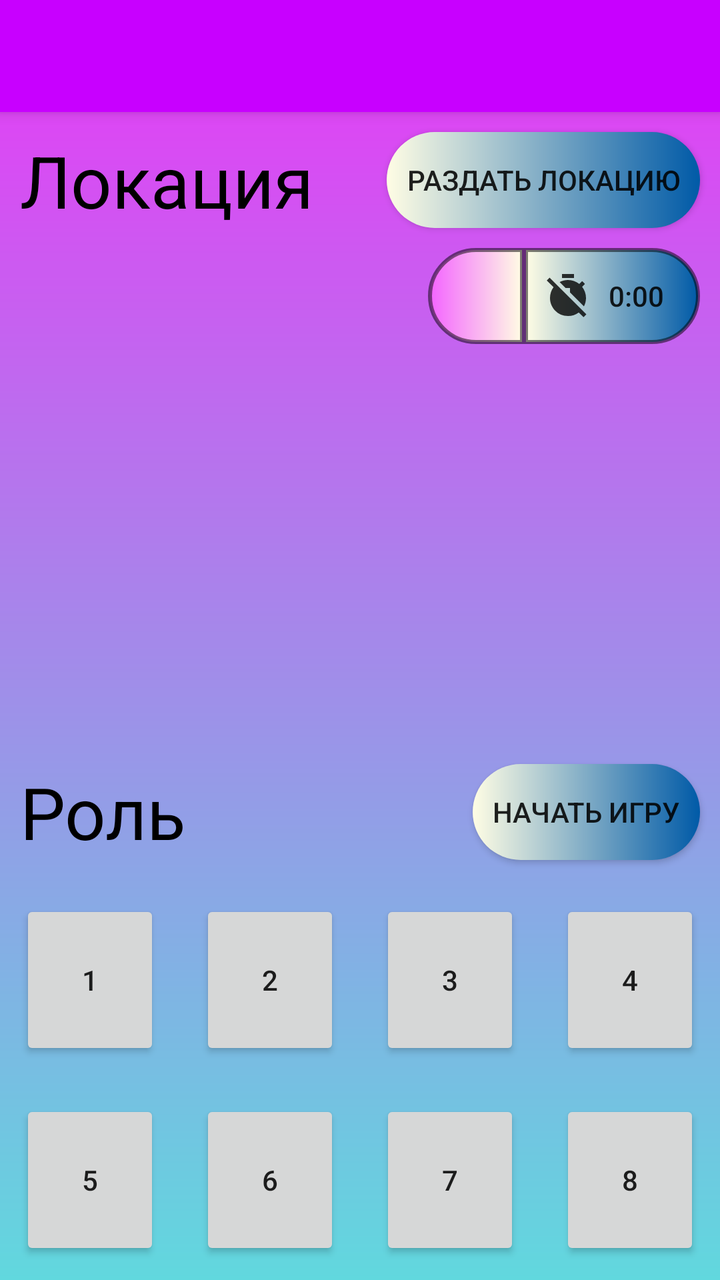
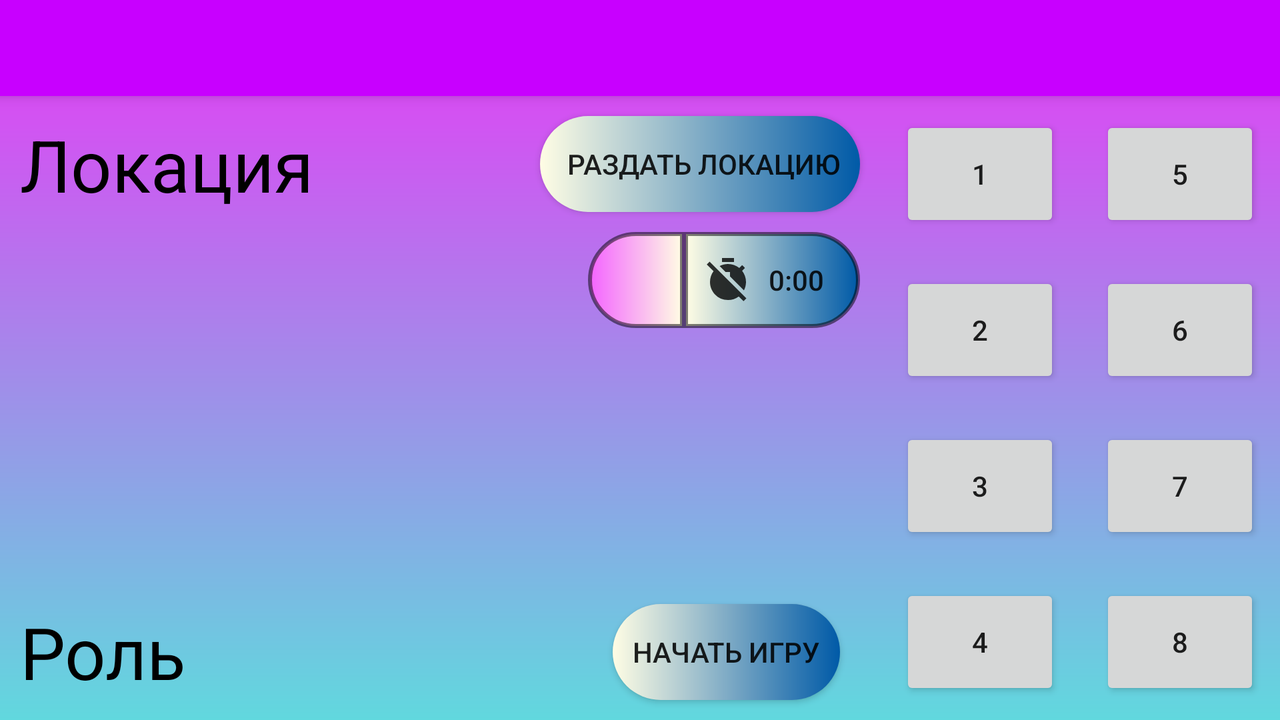

The same Android screen from two of the app's own layout files: first res/layout/ as a phone draws it, then the repository's variant for another configuration, drawn on a device whose configuration selects that folder. Both files follow.
<!-- AndroidManifest.xml: application theme AppTheme -->
<!-- res/layout/activity_main.xml -->
<?xml version="1.0" encoding="utf-8"?>
<RelativeLayout xmlns:android="http://schemas.android.com/apk/res/android"
    xmlns:app="http://schemas.android.com/apk/res-auto"
    android:layout_width="match_parent"
    android:layout_height="match_parent"
    android:background="@drawable/app_background">

    <include
        android:id="@+id/toolbar"
        layout="@layout/toolbar" />

    <ImageView
        android:id="@+id/imageViewSpy"
        android:layout_width="wrap_content"
        android:layout_height="wrap_content"
        android:layout_above="@+id/Buttons"
        android:layout_below="@+id/toolbar"
        android:layout_alignParentStart="true"
        android:layout_alignParentEnd="true"
        android:layout_marginStart="0dp"
        android:layout_marginTop="0dp"
        android:layout_marginEnd="0dp"
        android:layout_marginBottom="0dp"
        android:gravity="center"
        />

    <ImageView
        android:id="@+id/imageViewTimer"
        android:layout_width="match_parent"
        android:layout_height="wrap_content"
        android:layout_above="@+id/Buttons"
        android:layout_below="@+id/toolbar"
        android:layout_alignParentStart="true"
        android:layout_alignParentEnd="true"
        android:gravity="center" />

    <TextView
        android:id="@+id/locsWithoutPool"
        android:layout_width="wrap_content"
        android:layout_height="wrap_content"
        android:layout_above="@+id/Buttons"
        android:layout_below="@+id/toolbar"
        android:layout_alignParentStart="true"
        android:layout_alignParentEnd="true"
        android:layout_marginStart="0dp"
        android:layout_marginTop="0dp"
        android:layout_marginEnd="0dp"
        android:layout_marginBottom="0dp"
        android:gravity="center"
        android:textAlignment="center"
        android:textColor="#12000000"
        android:textSize="160sp" />

    <TextView
        android:id="@+id/textViewLoc"
        android:layout_width="wrap_content"
        android:layout_height="wrap_content"
        android:layout_below="@+id/toolbar"
        android:layout_alignParentStart="true"
        android:layout_marginStart="0dp"
        android:layout_marginTop="0dp"
        android:fontFamily="sans-serif"
        android:layout_margin="10dp"
        android:text="Локация"
        android:textColor="#000000"
        android:textSize="36sp" />

    <Button
        android:id="@+id/button_reset"
        android:layout_width="wrap_content"
        android:layout_height="wrap_content"
        android:layout_below="@+id/toolbar"
        android:layout_alignParentEnd="true"
        android:background="@drawable/button_others"
        android:padding="10dp"
        android:layout_marginStart="10dp"
        android:layout_marginTop="10dp"
        android:layout_marginEnd="10dp"
        android:drawableStart="@drawable/ic_cycle"
        android:text="@string/button_reset_text" />

    <Button
        android:id="@+id/buttonTimer"
        android:layout_width="wrap_content"
        android:layout_height="wrap_content"
        android:layout_below="@id/button_reset"
        android:layout_alignParentEnd="true"
        android:layout_marginTop="10dp"
        android:layout_marginEnd="10dp"
        android:layout_marginBottom="10dp"
        android:background="@drawable/button_timer_right"
        android:drawableStart="@drawable/ic_timer_off"
        android:padding="10dp"
        android:text="@string/timer" />

    <ImageButton
        android:id="@+id/imageButtonTimerPause"
        android:layout_width="48dp"
        android:layout_height="48dp"
        android:layout_below="@id/button_reset"
        android:layout_marginStart="10dp"
        android:layout_marginTop="10dp"
        android:layout_marginBottom="10dp"
        android:layout_toStartOf="@id/buttonTimer"
        android:background="@drawable/button_timer_left"
        app:srcCompat="@drawable/ic_timer_resume" />

    <Button
        android:id="@+id/button_start"
        android:layout_width="wrap_content"
        android:layout_height="wrap_content"
        android:layout_above="@+id/Buttons"

        android:layout_alignParentEnd="true"
        android:layout_marginStart="10dp"
        android:layout_marginTop="10dp"
        android:layout_marginEnd="10dp"
        android:layout_marginBottom="10dp"
        android:background="@drawable/button_others"
        android:padding="10dp"
        android:text="Начать игру" />

    <LinearLayout
        android:id="@+id/Buttons"
        android:layout_width="match_parent"
        android:layout_height="200dp"
        android:layout_alignParentBottom="true"
        android:layout_marginBottom="0dp"
        android:gravity="bottom"
        android:orientation="vertical">

        <LinearLayout
            style="@style/MyAwesomeStyle"
            android:orientation="horizontal">

            <Button
                android:id="@+id/button1"
                style="@style/MyAwesomeStyle"
                android:layout_margin="10dp"
                android:text="1" />

            <Button
                android:id="@+id/button2"
                style="@style/MyAwesomeStyle"
                android:layout_margin="10dp"
                android:text="2" />

            <Button
                android:id="@+id/button3"
                style="@style/MyAwesomeStyle"
                android:layout_margin="10dp"
                android:text="3" />

            <Button
                android:id="@+id/button4"
                style="@style/MyAwesomeStyle"
                android:layout_margin="10dp"
                android:text="4" />
        </LinearLayout>

        <LinearLayout
            style="@style/MyAwesomeStyle"
            android:orientation="horizontal">

            <Button
                android:id="@+id/button5"
                style="@style/MyAwesomeStyle"
                android:layout_margin="10dp"
                android:text="5" />

            <Button
                android:id="@+id/button6"
                style="@style/MyAwesomeStyle"
                android:layout_margin="10dp"
                android:text="6" />

            <Button
                android:id="@+id/button7"
                style="@style/MyAwesomeStyle"
                android:layout_margin="10dp"
                android:text="7" />

            <Button
                android:id="@+id/button8"
                style="@style/MyAwesomeStyle"
                android:layout_margin="10dp"
                android:text="8" />
        </LinearLayout>

    </LinearLayout>

    <TextView
        android:id="@+id/textViewProf"
        android:layout_width="wrap_content"
        android:layout_height="wrap_content"
        android:layout_above="@+id/Buttons"
        android:layout_alignParentStart="true"
        android:layout_margin="10dp"
        android:text="Роль"
        android:textColor="#000000"
        android:textSize="36sp" />

</RelativeLayout>
<!-- res/layout/toolbar.xml (included above) -->
<?xml version="1.0" encoding="utf-8"?>
<androidx.appcompat.widget.Toolbar xmlns:android="http://schemas.android.com/apk/res/android"
    android:layout_width="match_parent"
    android:layout_height="wrap_content"
    android:background="@color/colorPrimary"
    android:elevation="4dp"
    android:theme="@style/ThemeOverlay.AppCompat.Dark.ActionBar">

</androidx.appcompat.widget.Toolbar>
<!-- resources referenced by this layout -->
<resources>
  <color name="colorPrimary">#C800FF</color>
  <!-- drawable app_background (drawable) -->
  <?xml version="1.0" encoding="utf-8"?>
  <shape xmlns:android="http://schemas.android.com/apk/res/android">
      <gradient
          android:angle="90"
          android:endColor="#e839f6"
          android:startColor="#61d8de"
          android:type="linear"/>
  </shape>
  <!-- drawable button_others (drawable) -->
  <?xml version="1.0" encoding="utf-8"?>
  <shape xmlns:android="http://schemas.android.com/apk/res/android">
      <gradient
          android:angle="180"
          android:startColor="#005AA7"
          android:endColor="#FFFDE4"
          android:type="linear"/>
      <corners
          android:radius="200dp"
          />
  </shape>
  <!-- drawable button_timer_left (drawable) -->
  <?xml version="1.0" encoding="utf-8"?>
  <shape xmlns:android="http://schemas.android.com/apk/res/android">
      <gradient
          android:angle="180"
          android:startColor="#FFFDE4"
          android:endColor="#F464FF"
          android:type="linear"/>
      <corners
          android:bottomLeftRadius="200dp"
          android:topLeftRadius="200dp"
          />
      <stroke
          android:color="#81000000"
          android:width="2dp"/>
  </shape>
  <!-- drawable button_timer_right (drawable) -->
  <?xml version="1.0" encoding="utf-8"?>
  <shape xmlns:android="http://schemas.android.com/apk/res/android">
      <gradient
          android:angle="180"
          android:startColor="#005AA7"
          android:endColor="#FFFDE4"
          android:type="linear"/>
      <corners
          android:topRightRadius="200dp"
          android:bottomRightRadius="200dp"
          />
      <stroke
          android:color="#81000000"
          android:width="2dp"/>
  </shape>
  <!-- drawable ic_timer_off (drawable-anydpi) -->
  <vector xmlns:android="http://schemas.android.com/apk/res/android"
      android:width="24dp"
      android:height="24dp"
      android:viewportWidth="24"
      android:viewportHeight="24"
      android:tint="#000000"
      android:alpha="0.8">
    <path
        android:fillColor="@android:color/white"
        android:pathData="M9,1h6v2h-6z"/>
    <path
        android:fillColor="@android:color/white"
        android:pathData="M13,8v2.17l6.98,6.98C20.63,15.91 21,14.5 21,13c0,-2.12 -0.74,-4.07 -1.97,-5.61l1.42,-1.42c-0.43,-0.51 -0.9,-0.99 -1.41,-1.41l-1.42,1.42C16.07,4.74 14.12,4 12,4c-1.5,0 -2.91,0.37 -4.15,1.02L10.83,8H13z"/>
    <path
        android:fillColor="@android:color/white"
        android:pathData="M2.81,2.81L1.39,4.22l3.4,3.4C3.67,9.12 3,10.98 3,13c0,4.97 4.02,9 9,9c2.02,0 3.88,-0.67 5.38,-1.79l2.4,2.4l1.41,-1.41L2.81,2.81z"/>
  </vector>
  <string name="button_reset_text">Раздать локацию</string>
  <string name="timer">"0:00"</string>
  <style name="MyAwesomeStyle">
          <item name="android:layout_width">match_parent</item>
          <item name="android:layout_height">match_parent</item>
          <item name="android:layout_weight">1</item>
      </style>
  <style name="AppTheme" parent="Theme.AppCompat.Light.NoActionBar"> 
          
          <item name="colorPrimary">@color/colorPrimary</item>
          <item name="colorPrimaryDark">@color/colorPrimaryDark</item>
          <item name="colorAccent">@color/colorAccent</item>
      </style>
  <color name="colorPrimaryDark">#9900D1</color>
  <color name="colorAccent">#FF00C8</color>
</resources>
<!-- res/layout-land/activity_main.xml (the repository's variant of the layout above) -->
<!-- drawn on the phone turned sideways -->
<?xml version="1.0" encoding="utf-8"?>
<RelativeLayout xmlns:android="http://schemas.android.com/apk/res/android"
    xmlns:app="http://schemas.android.com/apk/res-auto"
    android:layout_width="match_parent"
    android:layout_height="match_parent"
    android:background="@drawable/app_background">

    <include
        android:id="@+id/toolbar"
        layout="@layout/toolbar" />

    <RelativeLayout
        android:id="@+id/gamefield"
        android:layout_height="wrap_content"
        android:layout_below="@+id/toolbar"
        android:layout_toLeftOf="@id/Buttons"
        android:layout_alignParentLeft="true"
         android:layout_width="match_parent"
        >

        <ImageView
            android:id="@+id/imageViewSpy"
            android:layout_width="match_parent"
            android:layout_height="match_parent"
            android:layout_alignParentStart="true"
            android:layout_alignParentEnd="true"
            android:gravity="center" />

        <ImageView
            android:id="@+id/imageViewTimer"
            android:layout_width="match_parent"
            android:layout_height="match_parent"
            android:layout_alignParentStart="true"
            android:layout_alignParentEnd="true"
            android:gravity="center" />

        <TextView
            android:id="@+id/locsWithoutPool"
            android:layout_width="match_parent"
            android:layout_height="match_parent"
            android:layout_alignParentStart="true"
            android:layout_alignParentEnd="true"
            android:gravity="center"
            android:textAlignment="center"
            android:textColor="#12000000"
            android:textSize="160sp" />

        <TextView
            android:id="@+id/textViewLoc"
            android:layout_width="wrap_content"
            android:layout_height="wrap_content"
            android:layout_alignParentStart="true"
            android:layout_margin="10dp"
            android:fontFamily="sans-serif"
            android:text="Локация"
            android:textColor="#000000"
            android:textSize="36sp" />

        <Button
            android:id="@+id/buttonTimer"
            android:layout_width="wrap_content"
            android:layout_height="wrap_content"
            android:layout_below="@id/button_reset"
            android:layout_alignParentEnd="true"
            android:layout_marginTop="10dp"
            android:layout_marginEnd="10dp"
            android:layout_marginBottom="10dp"
            android:background="@drawable/button_timer_right"
            android:drawableLeft="@drawable/ic_timer_off"
            android:padding="10dp"
            android:text="@string/timer" />

        <ImageButton
            android:id="@+id/imageButtonTimerPause"
            android:layout_width="48dp"
            android:layout_height="48dp"
            android:layout_below="@id/button_reset"
            android:layout_marginStart="10dp"
            android:layout_marginTop="10dp"
            android:layout_marginBottom="10dp"
            android:layout_toLeftOf="@id/buttonTimer"
            android:background="@drawable/button_timer_left"
            app:srcCompat="@drawable/ic_timer_resume" />

        <Button
            android:id="@+id/button_reset"
            android:layout_width="wrap_content"
            android:layout_height="wrap_content"

            android:layout_alignParentEnd="true"
            android:layout_marginStart="10dp"
            android:layout_marginTop="10dp"
            android:layout_marginEnd="10dp"
            android:background="@drawable/button_others"
            android:drawableLeft="@drawable/ic_cycle"
            android:padding="10dp"
            android:text=" Раздать локацию" />

        <TextView
            android:id="@+id/textViewProf"
            android:layout_width="wrap_content"
            android:layout_height="wrap_content"
            android:layout_alignParentStart="true"
            android:layout_alignParentBottom="true"
            android:translationY="-10dp"
            android:translationX="10dp"
            android:text="Роль"
            android:textColor="#000000"
            android:textSize="36sp" />


        <Button
            android:id="@+id/button_start"
            android:layout_width="wrap_content"
            android:layout_height="wrap_content"
            android:layout_alignParentEnd="true"
            android:layout_alignParentBottom="true"
            android:layout_marginStart="10dp"
            android:layout_marginTop="10dp"
            android:layout_marginEnd="10dp"
            android:layout_marginBottom="10dp"
            android:background="@drawable/button_others"
            android:padding="10dp"
            android:text="Начать игру"
            android:translationX="-10dp"
            android:translationY="-10dp" />
    </RelativeLayout>


    <LinearLayout
        android:id="@+id/Buttons"
        android:layout_width="200dp"
        android:layout_height="match_parent"
        android:layout_below="@+id/toolbar"

        android:layout_marginBottom="0dp"
        android:gravity="bottom"
        android:orientation="horizontal"

        android:layout_alignParentRight="true"
        >

        <LinearLayout
            style="@style/MyAwesomeStyle"
            android:orientation="vertical">

            <Button
                android:id="@+id/button1"
                style="@style/MyAwesomeStyle"
                android:layout_margin="10dp"
                android:text="1" />

            <Button
                android:id="@+id/button2"
                style="@style/MyAwesomeStyle"
                android:layout_margin="10dp"
                android:text="2" />

            <Button
                android:id="@+id/button3"
                style="@style/MyAwesomeStyle"
                android:layout_margin="10dp"
                android:text="3" />

            <Button
                android:id="@+id/button4"
                style="@style/MyAwesomeStyle"
                android:layout_margin="10dp"
                android:text="4" />
        </LinearLayout>

        <LinearLayout
            style="@style/MyAwesomeStyle"
            android:orientation="vertical">

            <Button
                android:id="@+id/button5"
                style="@style/MyAwesomeStyle"
                android:layout_margin="10dp"
                android:text="5" />

            <Button
                android:id="@+id/button6"
                style="@style/MyAwesomeStyle"
                android:layout_margin="10dp"
                android:text="6" />

            <Button
                android:id="@+id/button7"
                style="@style/MyAwesomeStyle"
                android:layout_margin="10dp"
                android:text="7" />

            <Button
                android:id="@+id/button8"
                style="@style/MyAwesomeStyle"
                android:layout_margin="10dp"
                android:text="8" />

        </LinearLayout>

    </LinearLayout>

</RelativeLayout>
<!-- resources referenced by the variant -->
<!-- as the phone turned sideways resolves them -->
<resources>
  <color name="colorPrimary">#C800FF</color>
  <!-- drawable app_background (drawable) -->
  <?xml version="1.0" encoding="utf-8"?>
  <shape xmlns:android="http://schemas.android.com/apk/res/android">
      <gradient
          android:angle="90"
          android:endColor="#e839f6"
          android:startColor="#61d8de"
          android:type="linear"/>
  </shape>
  <!-- drawable button_others (drawable) -->
  <?xml version="1.0" encoding="utf-8"?>
  <shape xmlns:android="http://schemas.android.com/apk/res/android">
      <gradient
          android:angle="180"
          android:startColor="#005AA7"
          android:endColor="#FFFDE4"
          android:type="linear"/>
      <corners
          android:radius="200dp"
          />
  </shape>
  <!-- drawable button_timer_left (drawable) -->
  <?xml version="1.0" encoding="utf-8"?>
  <shape xmlns:android="http://schemas.android.com/apk/res/android">
      <gradient
          android:angle="180"
          android:startColor="#FFFDE4"
          android:endColor="#F464FF"
          android:type="linear"/>
      <corners
          android:bottomLeftRadius="200dp"
          android:topLeftRadius="200dp"
          />
      <stroke
          android:color="#81000000"
          android:width="2dp"/>
  </shape>
  <!-- drawable button_timer_right (drawable) -->
  <?xml version="1.0" encoding="utf-8"?>
  <shape xmlns:android="http://schemas.android.com/apk/res/android">
      <gradient
          android:angle="180"
          android:startColor="#005AA7"
          android:endColor="#FFFDE4"
          android:type="linear"/>
      <corners
          android:topRightRadius="200dp"
          android:bottomRightRadius="200dp"
          />
      <stroke
          android:color="#81000000"
          android:width="2dp"/>
  </shape>
  <!-- drawable ic_timer_off (drawable-anydpi) -->
  <vector xmlns:android="http://schemas.android.com/apk/res/android"
      android:width="24dp"
      android:height="24dp"
      android:viewportWidth="24"
      android:viewportHeight="24"
      android:tint="#000000"
      android:alpha="0.8">
    <path
        android:fillColor="@android:color/white"
        android:pathData="M9,1h6v2h-6z"/>
    <path
        android:fillColor="@android:color/white"
        android:pathData="M13,8v2.17l6.98,6.98C20.63,15.91 21,14.5 21,13c0,-2.12 -0.74,-4.07 -1.97,-5.61l1.42,-1.42c-0.43,-0.51 -0.9,-0.99 -1.41,-1.41l-1.42,1.42C16.07,4.74 14.12,4 12,4c-1.5,0 -2.91,0.37 -4.15,1.02L10.83,8H13z"/>
    <path
        android:fillColor="@android:color/white"
        android:pathData="M2.81,2.81L1.39,4.22l3.4,3.4C3.67,9.12 3,10.98 3,13c0,4.97 4.02,9 9,9c2.02,0 3.88,-0.67 5.38,-1.79l2.4,2.4l1.41,-1.41L2.81,2.81z"/>
  </vector>
  <string name="timer">"0:00"</string>
  <style name="MyAwesomeStyle">
          <item name="android:layout_width">match_parent</item>
          <item name="android:layout_height">match_parent</item>
          <item name="android:layout_weight">1</item>
      </style>
  <style name="AppTheme" parent="Theme.AppCompat.Light.NoActionBar"> 
          
          <item name="colorPrimary">@color/colorPrimary</item>
          <item name="colorPrimaryDark">@color/colorPrimaryDark</item>
          <item name="colorAccent">@color/colorAccent</item>
      </style>
  <color name="colorPrimaryDark">#9900D1</color>
  <color name="colorAccent">#FF00C8</color>
</resources>
